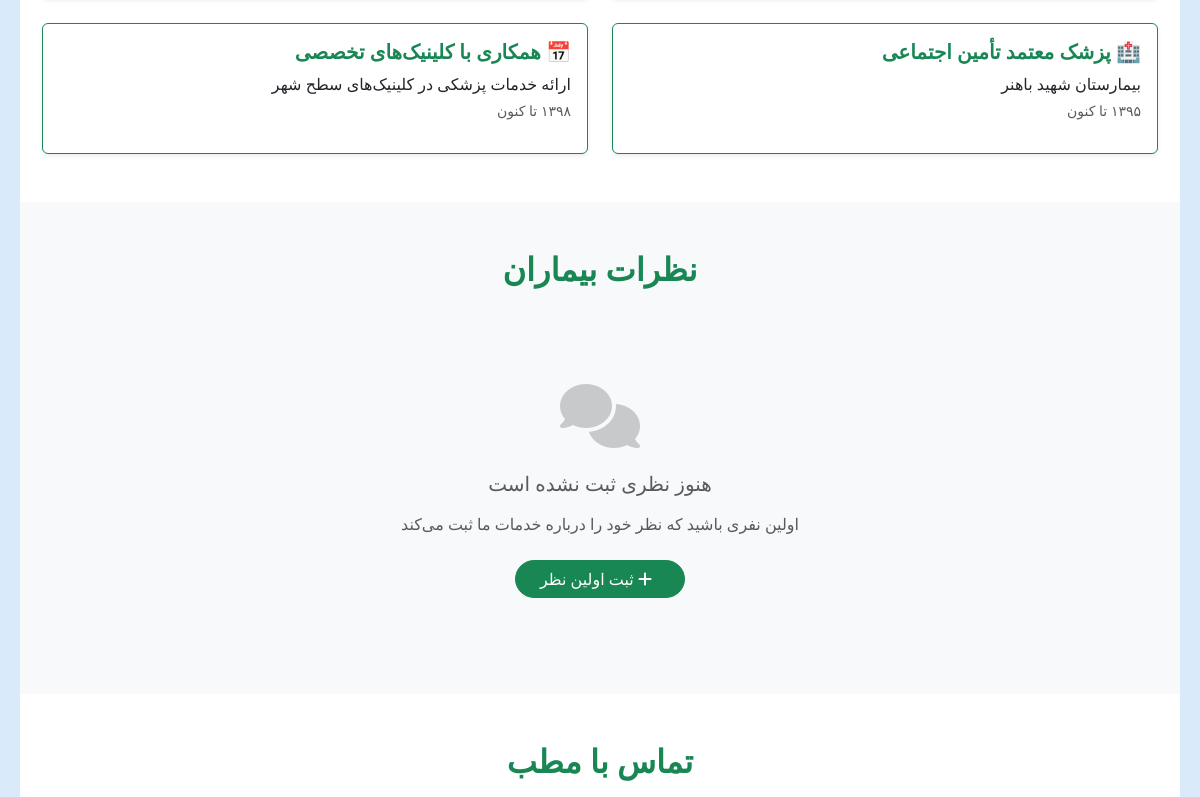
The app's page / (middle part), older data.
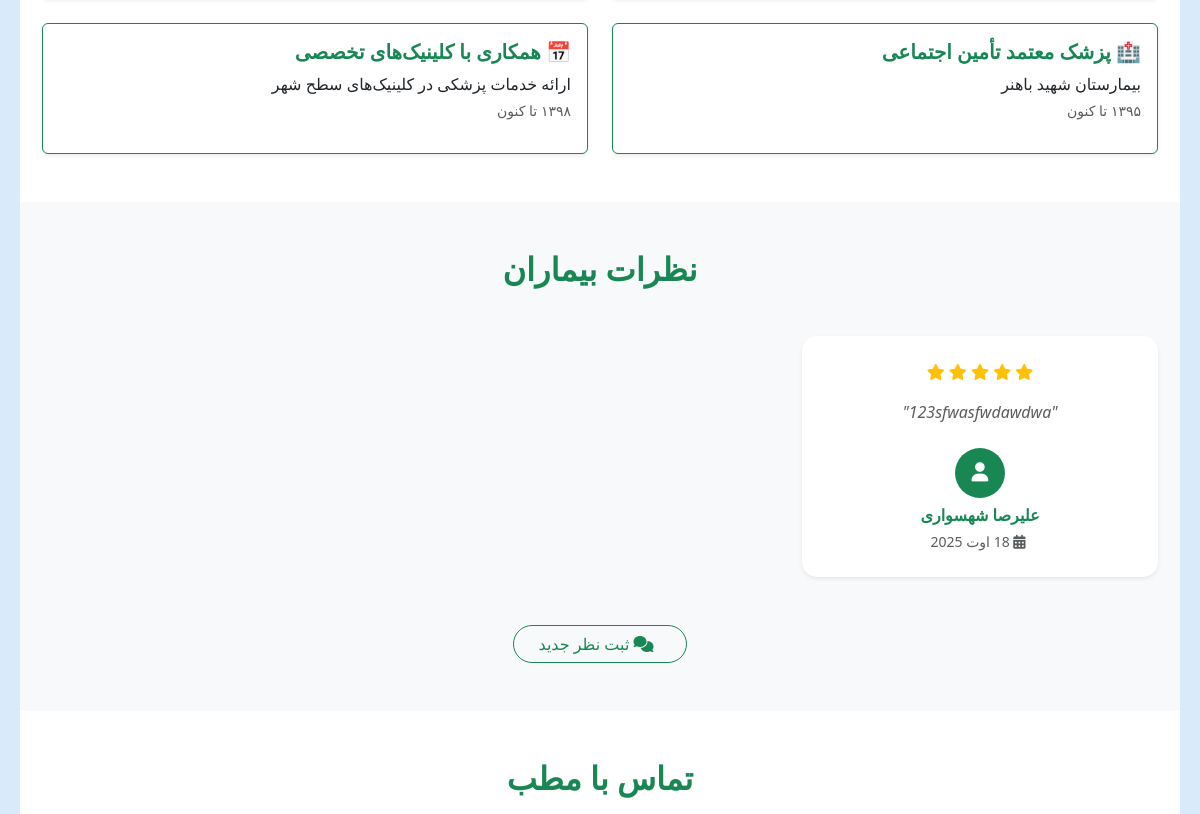
The same page, newer data.
### testimonials/models.py (models this page shows, shortened)
class Testimonial(models.Model):
    firstname=models.CharField(max_length=50,)
    lastname=models.CharField(max_length=50,)
    phonenumber=models.CharField(max_length=15,)
    comment=models.TextField()
    is_verified=models.BooleanField(default=False)
    created_at=models.DateTimeField(auto_now_add=True)
    rating=models.PositiveIntegerField(default=5,validators=[MaxValueValidator(5),MinValueValidator(1)])

### home/views.py (the view)
# urls.py: path('', views.HomeView.as_view(), name='home'),  # Home page
class HomeView(View):
    def get(self, request):
        testimonials = Testimonial.objects.filter(is_verified=True).order_by('-created_at')[:5]  # Fetch latest 5 verified testimonials
        return render(request, 'home/home.html', {'testimonials': testimonials})

### home/templates/home/home.html (shortened to what this page needs)
{% extends 'base.html' %}
{% block content %}
<div dir="rtl" class="rtl-page">
<link rel="stylesheet" href="https://cdnjs.cloudflare.com/ajax/libs/font-awesome/6.5.0/css/all.min.css">
<section class="py-5 bg-white">
  <div class="container">
    <div class="row g-4">
      <div class="col-md-6">
        <div class="card border-success shadow-sm h-100">
          <div class="card-body">
            <h5 class="card-title text-success fw-bold">
              🏥 پزشک معتمد تأمین اجتماعی
            </h5>
            <p class="card-text mb-1">بیمارستان شهید باهنر</p>
            <p class="text-muted small">۱۳۹۵ تا کنون</p>
          </div>
        </div>
      </div>
      <div class="col-md-6">
        <div class="card border-success shadow-sm h-100">
          <div class="card-body">
            <h5 class="card-title text-success fw-bold">
              📅 همکاری با کلینیک‌های تخصصی
            </h5>
            <p class="card-text mb-1">ارائه خدمات پزشکی در کلینیک‌های سطح شهر</p>
            <p class="text-muted small">۱۳۹۸ تا کنون</p>
          </div>
        </div>
      </div>
    </div>
  </div>
</section>
<section class="py-5 bg-light" id="testimonials">
  <div class="container">
    <h2 class="text-center text-success fw-bold mb-5">نظرات بیماران</h2>
    {% if testimonials %}
    <div class="row g-4">
      {% for testimonial in testimonials %}
      <div class="col-lg-4 col-md-6">
        <div class="card border-0 shadow-sm h-100 testimonial-card">
          <div class="card-body p-4">
            <div class="mb-3 text-center">
              {% for i in "12345" %}
                <i class="fas fa-star text-warning"></i>
              {% endfor %}
            </div>
            <blockquote class="blockquote text-center mb-4">
              <p class="mb-0 fs-6 text-muted fst-italic">
                "{{ testimonial.comment|truncatewords:20 }}"
              </p>
            </blockquote>
            <div class="text-center">
              <div class="testimonial-avatar bg-success text-white rounded-circle mx-auto mb-2 d-flex align-items-center justify-content-center" style="width: 50px; height: 50px;">
                <i class="fas fa-user"></i>
              </div>
              <h6 class="fw-bold text-success mb-1">{{ testimonial.firstname }} {{ testimonial.lastname }}</h6>
              <small class="text-muted">
                <i class="fas fa-calendar-alt me-1"></i>
                {{ testimonial.created_at|date:"d F Y" }}
              </small>
            </div>
          </div>
        </div>
      </div>
      {% endfor %}
    </div>
    <div class="text-center mt-5">
      <a href="{% url 'testimonials:testimonials' %}" class="btn btn-outline-success rounded-pill px-4">
        <i class="fas fa-comments me-2"></i>
        ثبت نظر جدید
      </a>
    </div>
    {% else %}
    <div class="text-center py-5">
      <div class="mb-4">
        <i class="fas fa-comments text-muted" style="font-size: 4rem; opacity: 0.3;"></i>
      </div>
      <h5 class="text-muted mb-3">هنوز نظری ثبت نشده است</h5>
      <p class="text-muted mb-4">اولین نفری باشید که نظر خود را درباره خدمات ما ثبت می‌کند</p>
      <a href="{% url 'testimonials:testimonials' %}" class="btn btn-success rounded-pill px-4">
        <i class="fas fa-plus me-2"></i>
        ثبت اولین نظر
      </a>
    </div>
    {% endif %}
  </div>
</section>
<section class="py-5 bg-white" id="contact">
  <div class="container">
    <h2 class="text-center text-success fw-bold mb-4">تماس با مطب</h2>
    <div class="row g-4">
    </div>
  </div>
</section>
{% endblock %}

### templates/base.html (shortened to what this page needs)
<!DOCTYPE html>
<html>
<head>
    <link href="https://cdn.jsdelivr.net/npm/bootstrap@5.3.7/dist/css/bootstrap.min.css" rel="stylesheet">
</head>
<body>
    <div class="jumbotron">
    {%block content%}
    {%endblock%}
    </div>
</body>
</html>

### templates/base.html (style rules this page uses)
.jumbotron { padding: 20px; margin-bottom: 20px; background-color: rgba(68, 149, 231, 0.2); }

### home/templates/home/home.html (style rules this page uses)
.rtl-page { direction: rtl; text-align: right; }
.rtl-page .text-center { text-align: center !important; }
.testimonial-card { transition: transform 0.3s ease, box-shadow 0.3s ease; border-radius: 15px; }
.testimonial-avatar { font-size: 1.2rem; }

Row changes from the older to the newer data that the page shows:
added Testimonial: comment "123sfwasfwdawdwa", firstname "علیرصا", lastname "شهسواری", created_at "18 اوت 2025"
Text that changed along with them:
text no longer shown: "هنوز نظری ثبت نشده است اولین نفری باشید که نظر خود را درباره خدمات ما ثبت می‌کند ثبت اولین نظر"
text now shown: "ثبت نظر جدید"
